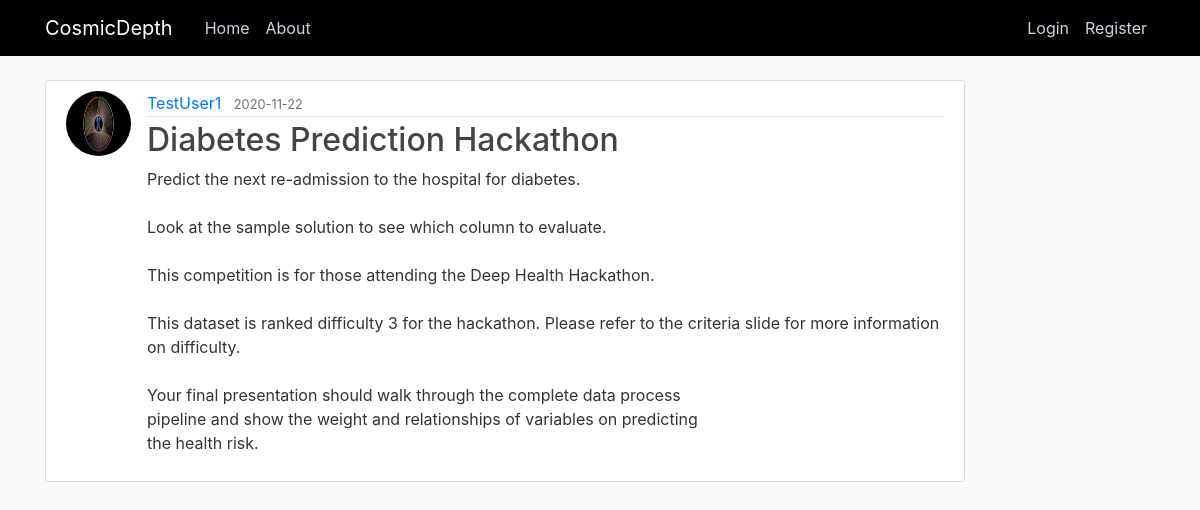
/post/1, run on the app's committed database.
### cosmicdepth/models.py (models this page shows, shortened)
class User(db.Model, UserMixin):
    id = db.Column(db.Integer, primary_key=True)
    username = db.Column(db.String(20), unique=True, nullable=False)
    email = db.Column(db.String(120), unique=True, nullable=False)
    image_file = db.Column(db.String(20), nullable=False, default='default.jpg')
    password = db.Column(db.String(60), nullable=False)
    posts = db.relationship('Post', backref='author', lazy=True)

class Post(db.Model):
    id = db.Column(db.Integer, primary_key=True)
    title = db.Column(db.String(100), nullable=False)
    date_posted = db.Column(db.DateTime, nullable=False, default=datetime.utcnow)
    content = db.Column(db.Text, nullable=False)
    user_id = db.Column(db.Integer, db.ForeignKey('user.id'), nullable=False)

### cosmicdepth/posts/routes.py (the view)
@posts.route("/post/<int:post_id>")
def post(post_id):
    post = Post.query.get_or_404(post_id)
    return render_template('post.html', title=post.title, post=post)

### cosmicdepth/templates/post.html (shortened to what this page needs)
{% extends "layout.html" %}
{% block content %}
  <article class="media content-section">
    <img class="rounded-circle article-img" src="{{ url_for('static', filename='profile_pics/' + post.author.image_file) }}">
    <div class="media-body">
      <div class="article-metadata">
        <a class="mr-2" href="{{ url_for('users.user_posts', username=post.author.username) }}">{{ post.author.username }}</a>
        <small class="text-muted">{{ post.date_posted.strftime('%Y-%m-%d') }}</small>
      </div>
      <h2 class="article-title">{{ post.title }}</h2>
      <p class="article-content">{{ post.content }}</p>
    </div>
  </article>
{% endblock content %}

### cosmicdepth/static/main.css (style rules this page uses)
body { background: #fafafa; color: #333333; margin-top: 5rem; }
h1, h2, h3, h4, h5, h6 { color: #444444; }
.content-section { background: #ffffff; padding: 10px 20px; border: 1px solid #dddddd; border-radius: 3px; margin-bottom: 20px; }
.article-title { color: #444444; }
.article-content { white-space: pre-line; }
.article-img { height: 65px; width: 65px; margin-right: 16px; }
.article-metadata { padding-bottom: 1px; margin-bottom: 4px; border-bottom: 1px solid #e3e3e3 }

### data on the page
User: image_file (picture), author.username "TestUser1"
Post: date_posted "2020-11-22", title "Diabetes Prediction Hackathon", content "Predict the next re-admission to the hospital for diabetes. Look at the sample solution to see which column to evaluate. This competition is for those attending the Deep Health Hackathon. This dataset is ranked difficulty 3 for the hackathon. Please refer to the criteria slide for more information on difficulty. Your final presentation should walk through the complete data process pipeline and show the weight and relationships of variables on predicting the health risk."
